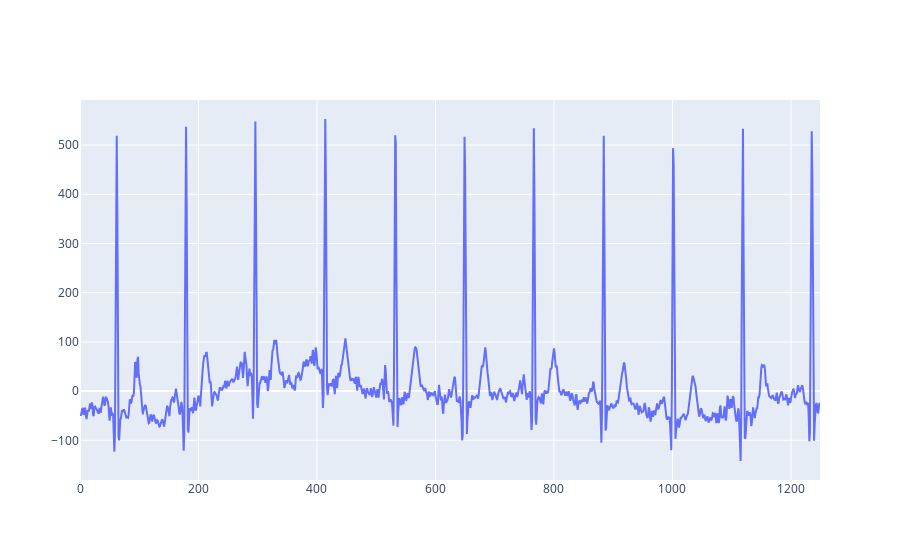

Here is the notebook cell this chart was saved with:
### Code cell
go.Figure(go.Line(y=mat['ecg'][0,::4])).show()

### Figure 1 — Plotly figure (JSON) as saved in the notebook; plotly's stock layout.template omitted (floating-point values rounded to 4 significant figures; data arrays with more than 128 entries replaced by an {"elided": "..."} marker saying what was removed)
{"data": [{"type": "scatter", "y": {"elided": "1250 int values"}}], "layout": {}}
